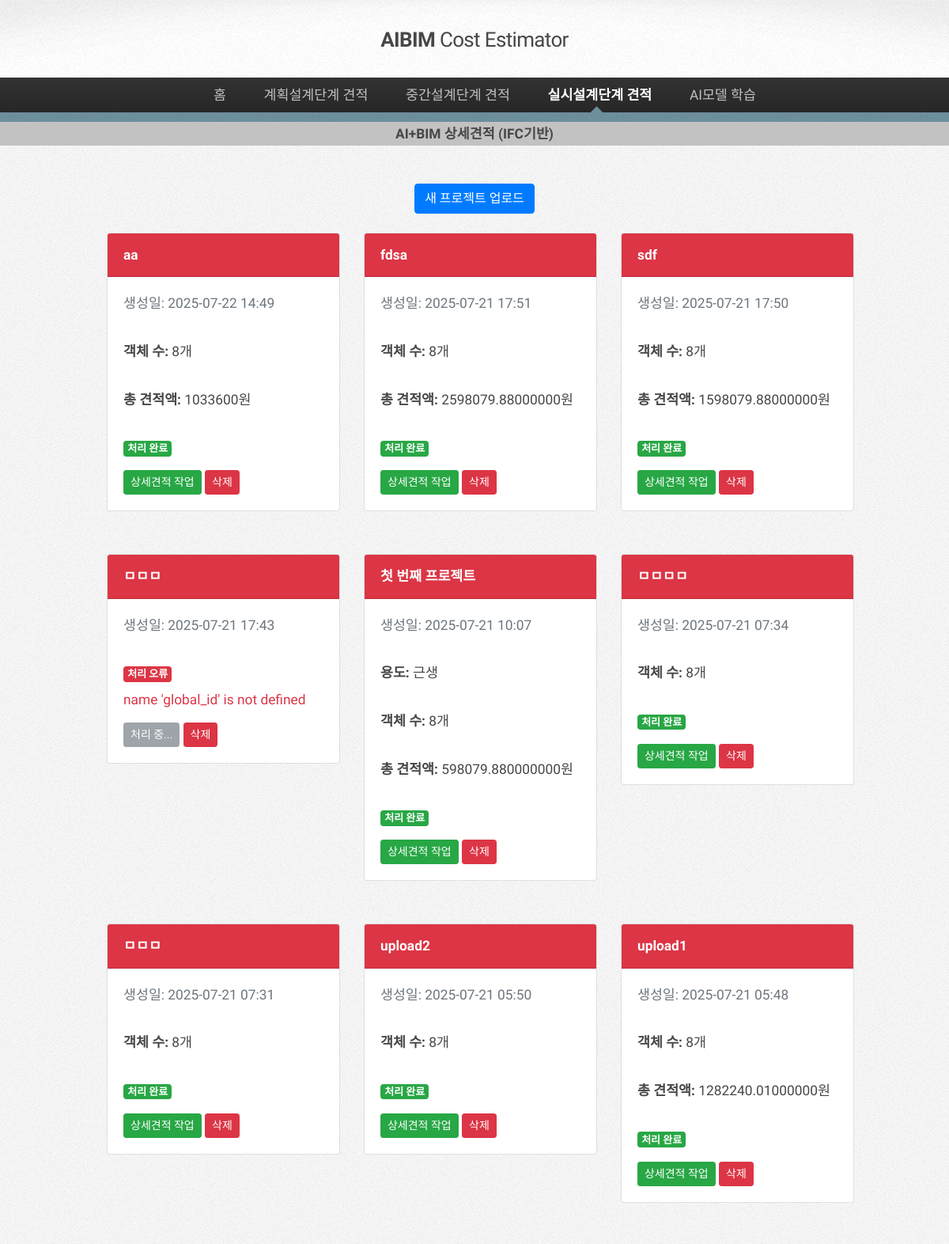
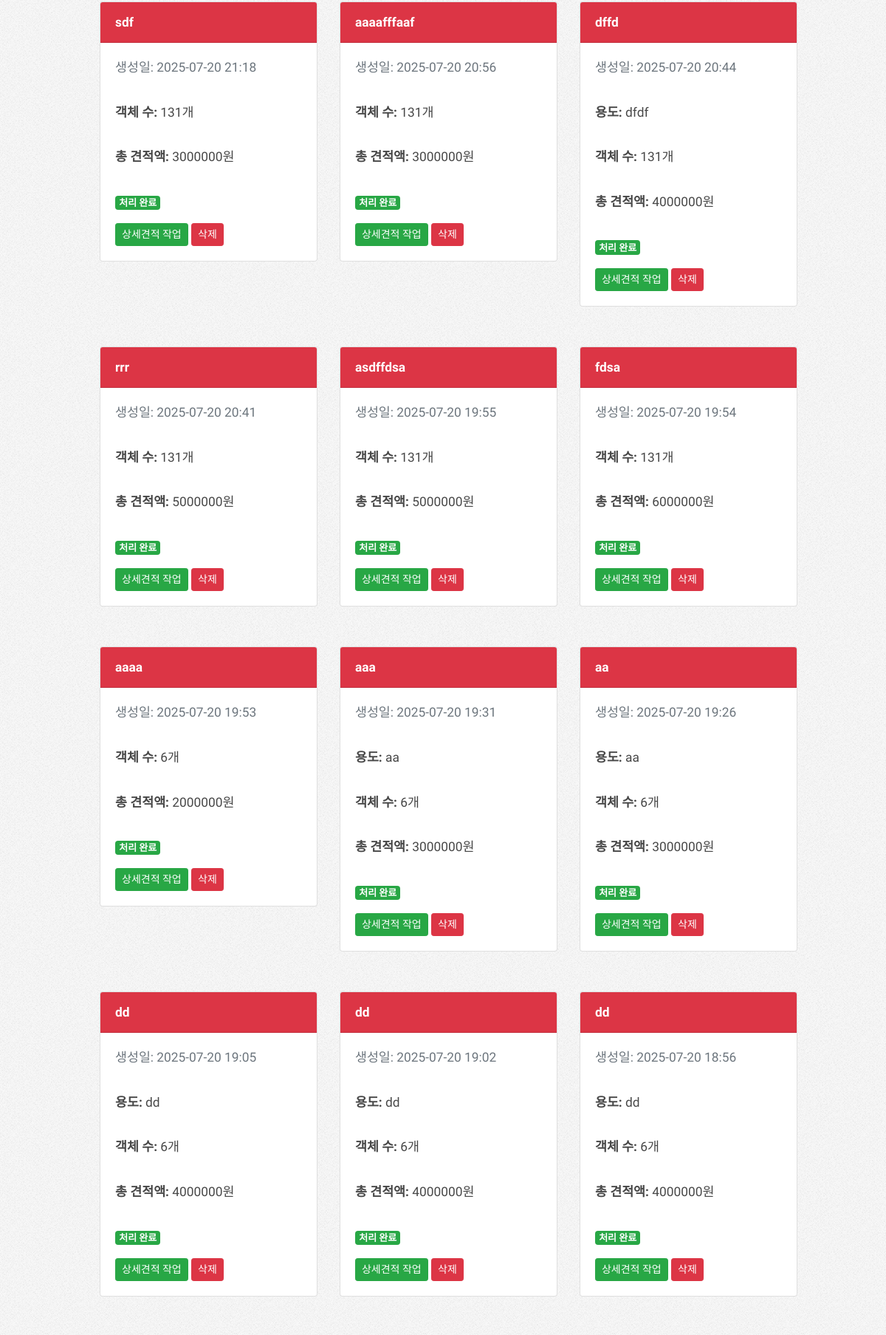
The app's page /dd_by_ifc/ (upper part) with its own data (2 pictures, top to bottom).
### dd_by_ifc/models.py (models this page shows, shortened)
class Project(models.Model):
    name = models.CharField(max_length=100)
    use = models.CharField(max_length=100)
    ifc_file = models.FileField(upload_to='ifc_files/')
    converted_obj = models.FileField(upload_to='converted_objs/', null=True, blank=True)
    created_at = models.DateTimeField(auto_now_add=True)
    is_processed = models.BooleanField(default=False)
    processing_error = models.TextField(blank=True, null=True)

### dd_by_ifc/views.py (the view)
# urls.py: path('', views.project_list, name='project_list'),
def project_list(request):
    try:
        projects = Project.objects.all().order_by('-created_at')
        for project in projects:
            try:
                project.objects_count = IFCObject.objects.filter(project=project).count()
                project.total_amount = IFCObject.objects.filter(project=project).aggregate(
                    total=Sum('total_amount')
                )['total'] or 0
            except Exception as e:
                project.objects_count = 0
                project.total_amount = 0
                print(f"프로젝트 {project.id} 요약 정보 계산 오류: {e}")
        context = {
            'projects': projects,
        }
        return render(request, 'dd_by_ifc/project_list.html', context)
    except Exception as e:
        print(f"❌ DD 프로젝트 목록 로드 오류: {e}")
        import traceback
        traceback.print_exc()
        context = {
            'projects': [],
            'error_message': f'프로젝트 로드 중 오류: {str(e)}'
        }
        return render(request, 'dd_by_ifc/project_list.html', context)

### templates/dd_by_ifc/project_list.html (shortened to what this page needs)
{% load static %}
<!DOCTYPE html>
<html>
  <head>
    <link
      rel="stylesheet"
      href="https://stackpath.bootstrapcdn.com/bootstrap/4.3.1/css/bootstrap.min.css"
    />
    <link rel="stylesheet" href="{% static 'css/main.css'%}" />
  </head>
  <body class="is-preload">
    <div id="page-wrapper">
      <div id="header">
        <h1>
          <a href="/" id="logo">AIBIM <em>Cost Estimator</em></a>
        </h1>
        <nav id="nav">
          <ul>
            <li><a href="/">홈</a></li>
            <li>
              <a href="#">계획설계단계 견적</a>
            </li>
            <li>
              <a href="#">중간설계단계 견적</a>
            </li>
            <li class="current">
              <a href="#">실시설계단계 견적</a>
            </li>
            <li>
              <a href="/ai_learning">AI모델 학습</a>
            </li>
          </ul>
        </nav>
      </div>
      <div id="nav_sub">
        <h6 class="text-center">
          <b>AI+BIM 상세견적</b> <span>(IFC기반)</span>
        </h6>
      </div>
    </div>
    <div class="container mt-5">
      <div class="text-center mb-4">
        <a href="{% url 'dd_by_ifc:upload_project' %}" class="btn btn-primary">
          새 프로젝트 업로드
        </a>
      </div>
       {% if projects %}
      <div class="row">
        {% for project in projects %}
        <div class="col-md-4 mb-4">
          <div class="card">
            <div class="card-header bg-danger text-white">
              <h5 class="mb-0">{{ project.name }}</h5>
            </div>
            <div class="card-body">
              <p class="text-muted">
                생성일: {{ project.created_at|date:"Y-m-d H:i" }}
              </p>
              {% if project.use %}
              <p><strong>용도:</strong> {{ project.use }}</p>
              {% endif %} {% if project.objects_count %}
              <p><strong>객체 수:</strong> {{ project.objects_count }}개</p>
              {% endif %}{% if project.total_amount %}
              <p><strong>총 견적액:</strong> {{ project.total_amount }}원</p>
              {% endif %} {% if project.is_processed %}
              <span class="badge badge-success">처리 완료</span>
              {% elif project.processing_error %}
              <span class="badge badge-danger">처리 오류</span>
              <div class="mt-2">
                <small class="text-danger"
                  >{{ project.processing_error }}</small
                >
              </div>
              {% else %}
              <span class="badge badge-warning">처리 중</span>
              {% endif %}
              <div class="mt-3">
                {% if project.is_processed %}
                <a
                  href="{% url 'dd_by_ifc:project_detail' project.id %}"
                  class="btn btn-success btn-sm"
                >
                  상세견적 작업
                </a>
                {% else %}
                <button class="btn btn-secondary btn-sm" disabled>
                  처리 중...
                </button>
                {% endif %}
                <form
                  method="post"
                  action="{% url 'dd_by_ifc:delete_project' project.id %}"
                  style="display: inline"
                >
                  <button
                    type="submit"
                    class="btn btn-danger btn-sm"
                    onclick="return confirm('정말로 이 프로젝트를 삭제하시겠습니까?');"
                  >
                    삭제
                  </button>
                </form>
              </div>
            </div>
          </div>
        </div>
        {% endfor %}
      </div>
      {% endif %}
    </div>
  </body>
</html>

### records on screen
Project: name "aa", created_at "2025-07-22 14:49", objects_count "8", total_amount "1033600", is_processed "처리 완료"
Project: name "fdsa", created_at "2025-07-21 17:51", objects_count "8", total_amount "2598079.88000000", is_processed "처리 완료"
Project: name "sdf", created_at "2025-07-21 17:50", objects_count "8", total_amount "1598079.88000000", is_processed "처리 완료"
Project: name "ㅁㅁㅁ", created_at "2025-07-21 17:43", processing_error "name 'global_id' is not defined", is_processed "처리 중..."
Project: name "첫 번째 프로젝트", created_at "2025-07-21 10:07", use "근생", objects_count "8", total_amount "598079.880000000", is_processed "처리 완료"
Project: name "ㅁㅁㅁㅁ", created_at "2025-07-21 07:34", objects_count "8", is_processed "처리 완료"
Project: name "ㅁㅁㅁ", created_at "2025-07-21 07:31", objects_count "8", is_processed "처리 완료"
Project: name "upload2", created_at "2025-07-21 05:50", objects_count "8", is_processed "처리 완료"
Project: name "upload1", created_at "2025-07-21 05:48", objects_count "8", total_amount "1282240.01000000", is_processed "처리 완료"
Project: name "sdf", created_at "2025-07-20 21:18", objects_count "131", total_amount "3000000", is_processed "처리 완료"
Project: name "aaaafffaaf", created_at "2025-07-20 20:56", objects_count "131", total_amount "3000000", is_processed "처리 완료"
Project: name "dffd", created_at "2025-07-20 20:44", use "dfdf", objects_count "131", total_amount "4000000", is_processed "처리 완료"
Project: name "rrr", created_at "2025-07-20 20:41", objects_count "131", total_amount "5000000", is_processed "처리 완료"
Project: name "asdffdsa", created_at "2025-07-20 19:55", objects_count "131", total_amount "5000000", is_processed "처리 완료"
Project: name "fdsa", created_at "2025-07-20 19:54", objects_count "131", total_amount "6000000", is_processed "처리 완료"
Project: name "aaaa", created_at "2025-07-20 19:53", objects_count "6", total_amount "2000000", is_processed "처리 완료"
Project: name "aaa", created_at "2025-07-20 19:31", use "aa", objects_count "6", total_amount "3000000", is_processed "처리 완료"
Project: name "aa", created_at "2025-07-20 19:26", use "aa", objects_count "6", total_amount "3000000", is_processed "처리 완료"
Project: name "dd", created_at "2025-07-20 19:05", use "dd", objects_count "6", total_amount "4000000", is_processed "처리 완료"
Project: name "dd", created_at "2025-07-20 19:02", use "dd", objects_count "6", total_amount "4000000", is_processed "처리 완료"
Project: name "dd", created_at "2025-07-20 18:56", use "dd", objects_count "6", total_amount "4000000", is_processed "처리 완료"
